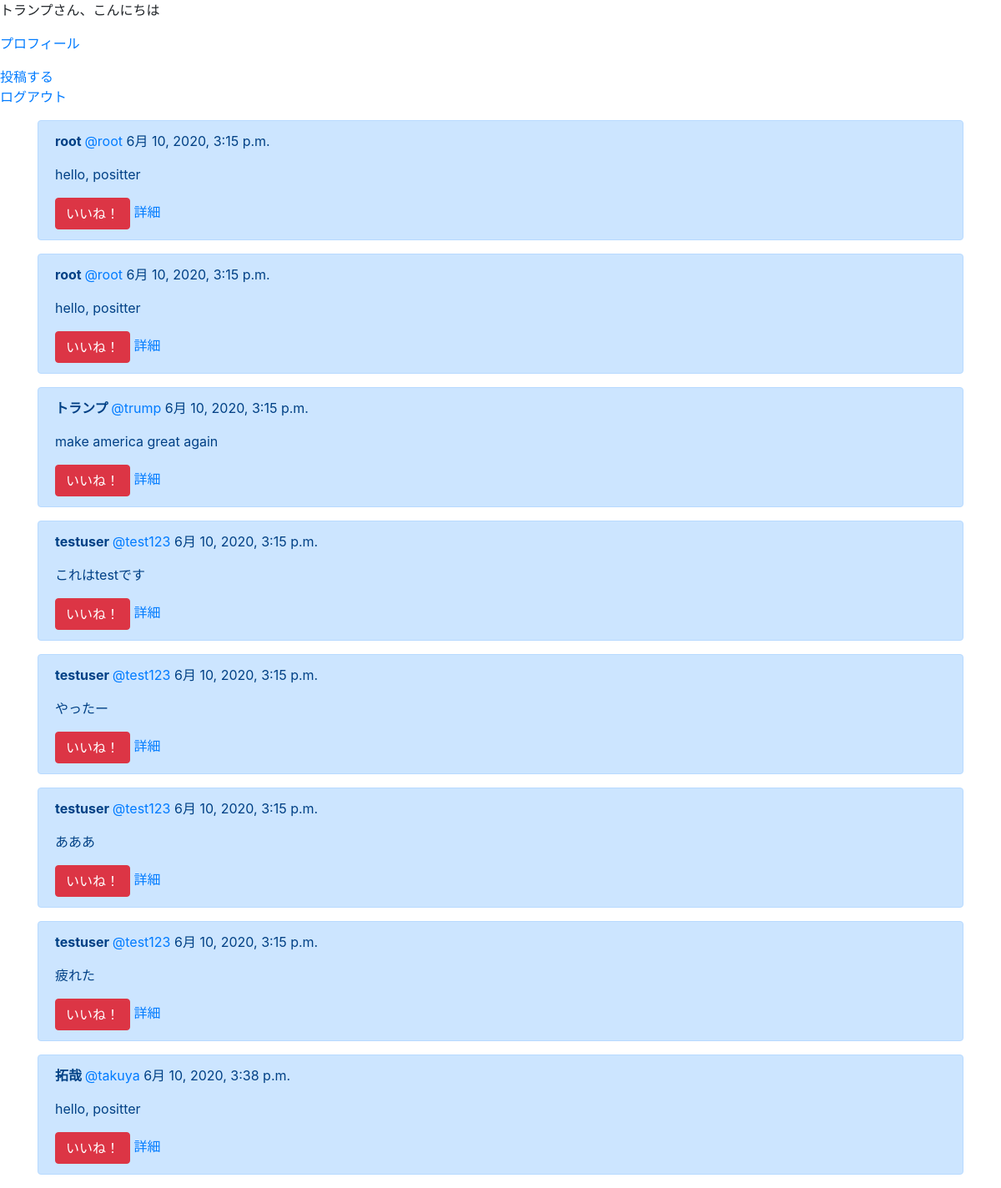
Page /home/ (signed in) on the committed database.
### positterapp/models.py (models this page shows, shortened)
class Profile(models.Model):
    user = models.OneToOneField(User,
                                on_delete=models.CASCADE,
                                related_name="profile")
    display_name = models.CharField(max_length=20)
    birthday = models.DateField(auto_now=False, null=True, blank=True)

class Post(models.Model):
    author = models.ForeignKey(User, on_delete=models.CASCADE)
    text = models.TextField()
    positive_score = models.IntegerField(null=True)
    created_at = models.DateTimeField(default=timezone.now)

### positterapp/views.py (the view)
# urls.py: path('home/', views.homefunc, name='home'),
def homefunc(request):
    object_list = Post.objects.all()
    if request.user.is_authenticated:
        user = request.user
        profile = Profile.objects.get(user=user)
        return render(request, 'home.html', {
            'object_list': object_list,
            'profile': profile
        })
    else:
        return redirect('index')

### templates/home.html (shortened to what this page needs)
{% extends 'base.html' %}
{% block content %}
<p>{{profile.display_name}}さん、こんにちは</p>
<p><a href="{% url 'profile' user.username %}">プロフィール</a></p>
<a href="{% url 'create'%}">投稿する</a>
<p><a href="{% url 'logout'%}">ログアウト</a></p>
<div class="container">
    {% for item in object_list %}
    <div class="alert alert-primary" role="alert">
        <p><b>{{item.author.profile.display_name}} </b><a href="{% url 'profile' item.author %}">@{{item.author}}  </a> {{item.created_at}}</p>
        <p>{{ item.text}}</p>
        <button type="button" class="btn btn-danger">いいね！</button>
        <a href="{% url 'detail' item.pk %}">詳細</a>
    </div>
    {% endfor %}
</div>
{% endblock content %}

### rows in the picture
Profile: display_name "トランプ"
Post: author.profile.display_name "root", author "root", created_at "6月 10, 2020, 3:15 p.m.", text "hello, positter"
Post: author.profile.display_name "root", author "root", created_at "6月 10, 2020, 3:15 p.m.", text "hello, positter"
Post: author.profile.display_name "トランプ", author "trump", created_at "6月 10, 2020, 3:15 p.m.", text "make america great again"
Post: author.profile.display_name "testuser", author "test123", created_at "6月 10, 2020, 3:15 p.m.", text "これはtestです"
Post: author.profile.display_name "testuser", author "test123", created_at "6月 10, 2020, 3:15 p.m.", text "やったー"
Post: author.profile.display_name "testuser", author "test123", created_at "6月 10, 2020, 3:15 p.m.", text "あああ"
Post: author.profile.display_name "testuser", author "test123", created_at "6月 10, 2020, 3:15 p.m.", text "疲れた"
Post: author.profile.display_name "拓哉", author "takuya", created_at "6月 10, 2020, 3:38 p.m.", text "hello, positter"
